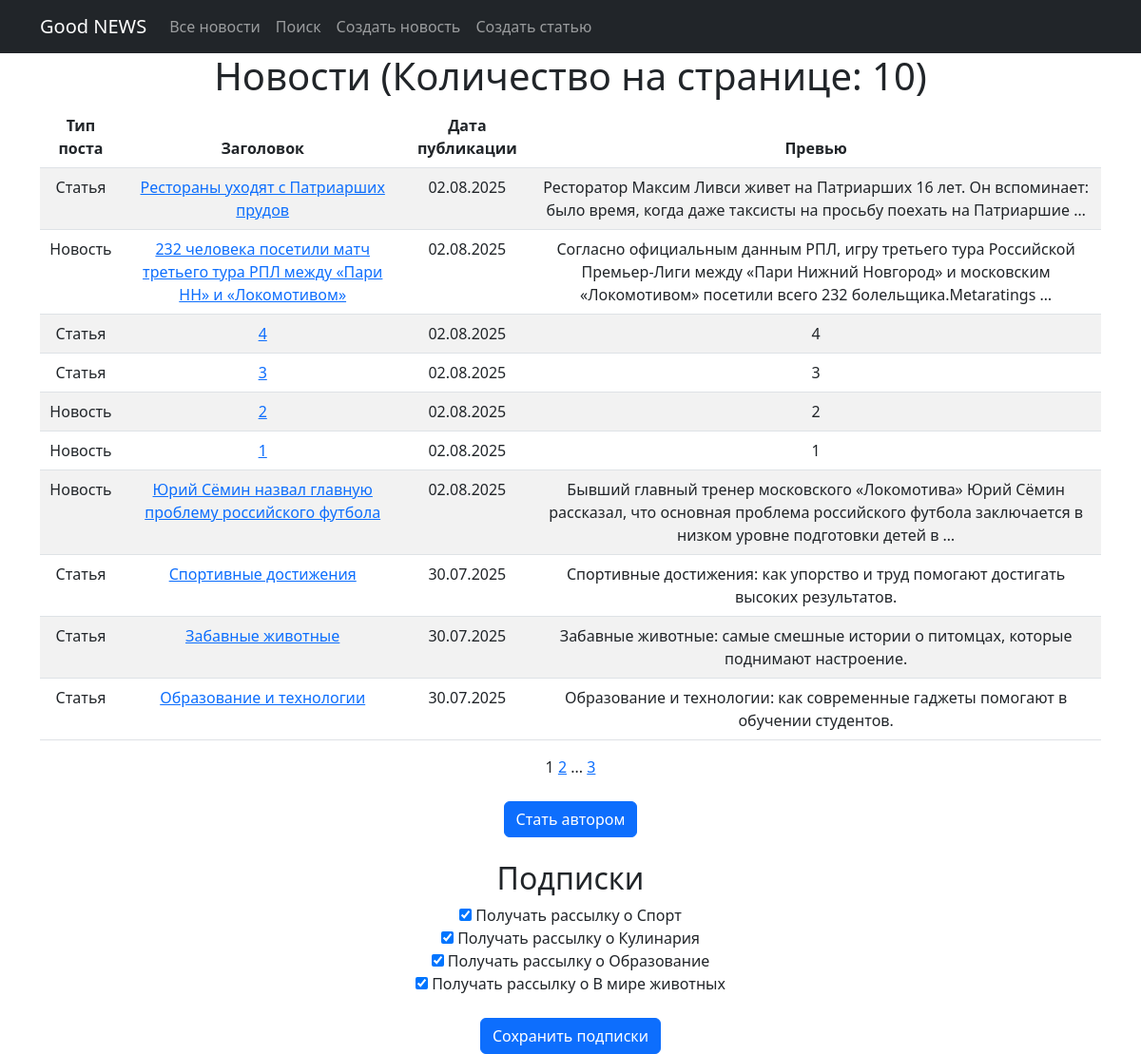
Screenshot of /news/ (signed in) with the database file from the repository.
### news/models.py (models this page shows, shortened)
class Post(models.Model):
    author = models.ForeignKey(Author, on_delete=models.CASCADE)
    post_type = models.CharField(max_length=2, choices=POST_TYPES, default='AR')
    data_time_created = models.DateTimeField(auto_now_add=True)
    categories = models.ManyToManyField(Category, through='PostCategory')
    title = models.CharField(max_length=255)
    text = models.TextField()
    rating = models.IntegerField(default=0)

class Category(models.Model):
    name = models.CharField(max_length=30, unique=True)

### news/views.py (the view)
# urls.py: path('', PostsList.as_view(), name='posts_list'),
class PostsList(ListView):
    model = Post
    ordering = ('-data_time_created')
    template_name = 'posts_list.html'
    context_object_name = 'posts_list'
    paginate_by = 10
    def get_context_data(self, **kwargs):
        context = super().get_context_data(**kwargs)
        user = self.request.user
        context['show_become_author_button'] = False
        if user.is_authenticated:
            context['auth'] = True
            in_authors_group = user.groups.filter(name='authors').exists()
            if not in_authors_group:
                context['show_become_author_button'] = True
            context['categories'] = Category.objects.all()
            context['subscriptions'] = {category.id: user.subscriptions.filter(category=category).exists() for category in context['categories']}
        return context

### news/templatetags/custom_filters.py (called while the page is built)
@register.filter(name='censor_words')
def censor_words(value):
    if not isinstance(value, str):
        return value
    def censor_match(match):
        word = match.group()
        if len(word) > 1 and (word[0].isalpha() and word[0].lower() == word[0] or word[0].isupper()):
            if word.lower() in BAD_WORDS:
                return word[0] + '*' * (len(word) - 1)
        return word
    pattern = re.compile(r'\b[А-Яа-яЁё]+\b')
    censored_text = pattern.sub(censor_match, value)
    return censored_text

@register.filter
def get_item(dictionary, key):
    return dictionary.get(key)

### templates/posts_list.html (shortened to what this page needs)
{% extends 'flatpages/default.html' %}
{% load custom_filters %}
{% block content %}
<h1>Новости (Количество на странице: {{ posts_list|length }})</h1>
<table class="table table-striped">
    <thead>
        <tr>
            <th>Тип поста</th>
            <th>Заголовок</th>
            <th>Дата публикации</th>
            <th>Превью</th>
        </tr>
    </thead>
    <tbody>
        {% for news in posts_list %}
        <tr>
            <td>
                {{ news.get_post_type_display }}
            </td>
            <td>
                <a href="{% url 'posts_detail' news.pk %}">{{ news.title|censor_words }}</a>
            </td>
            <td>{{ news.data_time_created|date:"d.m.Y" }}</td>
            <td>{{ news.text|truncatewords:20|censor_words }}</td>
        </tr>
        {% empty %}
        <tr>
            <td colspan="3">Новостей пока нет.</td>
        </tr>
        {% endfor %}
    </tbody>
</table>
{{ page_obj.number }}
{% if page_obj.has_next %}
<a href="?page={{ page_obj.next_page_number }}">{{ page_obj.next_page_number }}</a>
{% if paginator.num_pages != page_obj.next_page_number %}
...
<a href="?page={{ page_obj.paginator.num_pages }}">{{ page_obj.paginator.num_pages }}</a>
{% endif %}
{% endif %}
{% if show_become_author_button %}
<br />
<br />
<form action="{% url 'become_author' %}" method="post" style="display:inline;">
    <button type="submit" class="btn btn-primary">Стать автором</button>
</form>
<br /><br />
{% endif %}
{% if auth %}
<form method="post" action="{% url 'update_subscriptions' %}">
    <h2>Подписки</h2>
    {% for category in categories %}
    <div>
        <label>
            <input type="checkbox" name="subscription_{{ category.id }}" {% if subscriptions|get_item:category.id %}checked{% endif %}>
            Получать рассылку о {{ category.name }}
        </label>
    </div>
    {% endfor %}
    <br />
    <button type="submit" class="btn btn-primary">Сохранить подписки</button>
</form>
{% endif %}
{% endblock %}

### rows the page displays
Post: post_type "Статья", title|censor_words "Рестораны уходят с Патриарших прудов", data_time_created "02.08.2025", text|censor_words "Ресторатор Максим Ливси живет на Патриарших 16 лет. Он вспоминает: было время, когда даже таксисты на просьбу поехать на Патриаршие …"
Post: post_type "Новость", title|censor_words "232 человека посетили матч третьего тура РПЛ между «Пари НН» и «Локомотивом»", data_time_created "02.08.2025", text|censor_words "Согласно официальным данным РПЛ, игру третьего тура Российской Премьер-Лиги между «Пари Нижний Новгород» и московским «Локомотивом» посетили всего 232 болельщика.Metaratings …"
Post: post_type "Статья", title|censor_words "4", data_time_created "02.08.2025", text|censor_words "4"
Post: post_type "Статья", title|censor_words "3", data_time_created "02.08.2025", text|censor_words "3"
Post: post_type "Новость", title|censor_words "2", data_time_created "02.08.2025", text|censor_words "2"
Post: post_type "Новость", title|censor_words "1", data_time_created "02.08.2025", text|censor_words "1"
Post: post_type "Новость", title|censor_words "Юрий Сёмин назвал главную проблему российского футбола", data_time_created "02.08.2025", text|censor_words "Бывший главный тренер московского «Локомотива» Юрий Сёмин рассказал, что основная проблема российского футбола заключается в низком уровне подготовки детей в …"
Post: post_type "Статья", title|censor_words "Спортивные достижения", data_time_created "30.07.2025", text|censor_words "Спортивные достижения: как упорство и труд помогают достигать высоких результатов."
Post: post_type "Статья", title|censor_words "Забавные животные", data_time_created "30.07.2025", text|censor_words "Забавные животные: самые смешные истории о питомцах, которые поднимают настроение."
Post: post_type "Статья", title|censor_words "Образование и технологии", data_time_created "30.07.2025", text|censor_words "Образование и технологии: как современные гаджеты помогают в обучении студентов."
Category: id "☑", name "Спорт"
Category: id "☑", name "Кулинария"
Category: id "☑", name "Образование"
Category: id "☑", name "В мире животных"

### other values shown
{{ posts_list|length }} "10"
{{ page_obj.number }} "1"
{{ page_obj.next_page_number }} "2"
{{ page_obj.paginator.num_pages }} "3"
